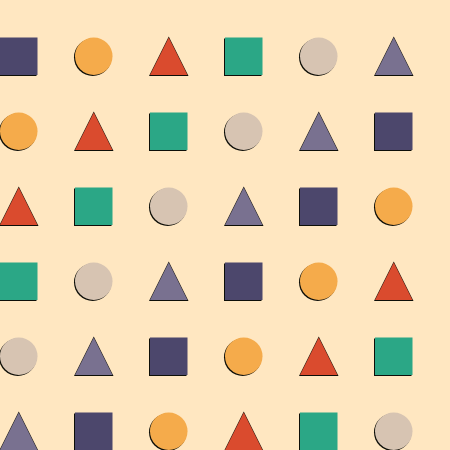
Frame 1 (no input)
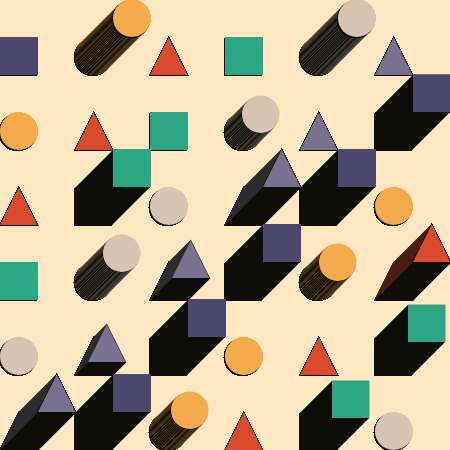
Frame 60 (no input)
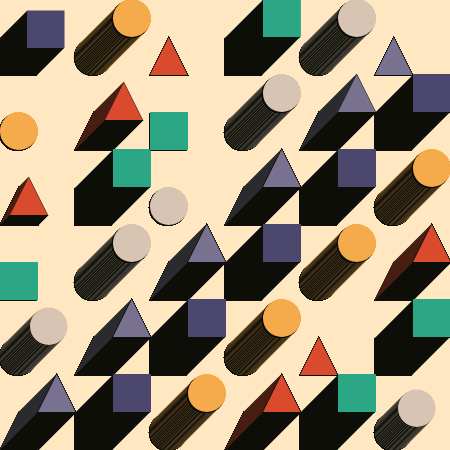
Frame 120 (the mouse pressed at the canvas centre since frame 60)

The p5.js sketch that drew these frames (run headless with seeded random() and noise() and a simulated clock; from frame 60 on, the mouse is pressed at the canvas centre):

// p5.js sketch
// ── sketch.js
let colors = ["#4C476C", "#F5AB4B", "#DA4B2E", "#2BA786", "#D7C4B2", "#797190"];
let grid = 6;
let shapes = [];


function setup() {
  createCanvas(450, 450); // canvas del tamaño de la ventana
  background("#ffe7c1");
  noStroke();

  // distribuyo figuras en la grilla
  for (let y = height / grid / 2; y < height; y += height / grid) { //recorro el eje y para ubicar las filas
    for (let x = 0; x < width; x += width / grid) { //recorro el eje x para ubicar las columnas
      let colorIndex = (x / (width / grid) + floor(y / (height / grid))) % colors.length; //calculo el índice del color basado en la posición
      let c = colors[colorIndex]; //asigno el color
      // alternar entre 3 figuras: cuadrado, círculo y triángulo
      let shapeType = (x / (width / grid) + floor(y / (height / grid))) % 3; // determino que figura dibujar
      if (shapeType === 0) {
        shapes.push(new Box(x, y, c)); // 0 es cuadrado
      } else if (shapeType === 1) {
        shapes.push(new CircleShape(x, y, c)); // 1 es círculo
      } else {
        shapes.push(new TriangleShape(x, y, c)); // 2 es triángulo
      }
    }
  }
}

function draw() {
  shapes.forEach((shape) => { // recorro todas las figuras
    shape.show(); // dibujo la figura
    shape.move && shape.move(); // si tiene método move, lo llamo
    if (shape.speed !== undefined && random(1) < 0.01) shape.speed = 1; // inicio el movimiento aleatoriamente
  });
}

// clase base para las figuras
class ShapeBase {
  constructor(x, y, color) {  // constructor común para todas las figuras
    this.start = x;
    this.x = x;
    this.y = y;
    this.speed = 0;
    this.size = min(width, height) / grid / 2;
    this.color = color;
  }
  move() { // método de movimiento común
    if (this.x < this.start + this.size) {
      this.x += this.speed;
      this.y -= this.speed;
    }
  }
}

// figura 1: cuadrado
class Box extends ShapeBase {
  show() { 
    fill("#0d0e08");
    square(this.x - 1, this.y + 1, this.size);
    fill(this.color);
    square(this.x, this.y, this.size);
  }
}

// figura 2: círculo
class CircleShape extends ShapeBase {
  show() {
    fill("#0d0e08");
    ellipse(this.x + this.size / 2 - 1, this.y + this.size / 2 + 1, this.size);
    fill(this.color);
    ellipse(this.x + this.size / 2, this.y + this.size / 2, this.size);
  }
}

// figura 3: triángulo
class TriangleShape extends ShapeBase {
  show() {
    fill("#0d0e08");
    triangle(
      this.x - 1, this.y + this.size + 1,
      this.x + this.size / 2, this.y - 1,
      this.x + this.size + 1, this.y + this.size + 1
    );
    fill(this.color);
    triangle(
      this.x, this.y + this.size,
      this.x + this.size / 2, this.y,
      this.x + this.size, this.y + this.size
    );
  }
}
